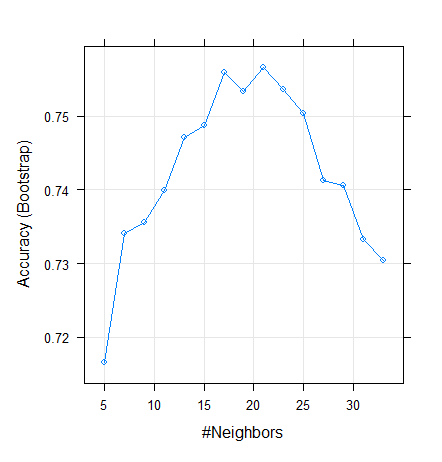

Generate this figure with R:
library(caret)

# ensure the dependent variable is loaded as a factor
train_factor <- mutate(train, DEATH_EVENT = as.factor(DEATH_EVENT)) 

test_factor <- mutate(test, DEATH_EVENT = as.factor(DEATH_EVENT)) 


# create level variables for 0 and 1 categories
levels(train_factor$DEATH_EVENT) <- make.names(levels(factor(train_factor$DEATH_EVENT)))

knn1 = train(
        DEATH_EVENT ~ serum_sodium + serum_creatinine + age + ejection_fraction,
        data = train_factor,
        method = "knn",
        preProcess=c("center", "scale"),
        tuneLength=15
)

plot(knn1)

# predict training and tests sets
train_predictions_knn = predict(knn1, train, type="prob") %>% round()
test_predictions_knn = predict(knn1, test, type="prob") %>% round()


# calculate accuracy on train set
knn_train_acc = mean(train_predictions_knn$X1 == train$DEATH_EVENT)

# calculate accuracy on test set
knn_test_acc = mean(test_predictions_knn$X1 == test$DEATH_EVENT)
